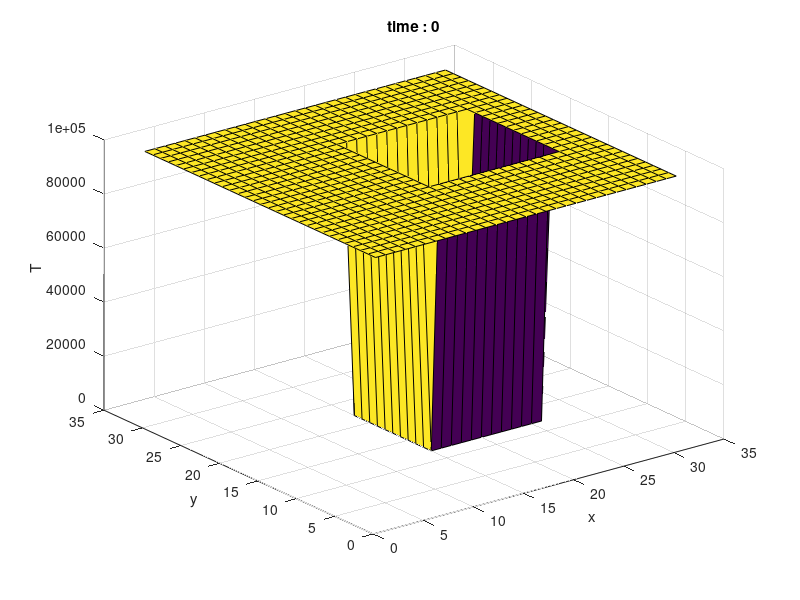

Reproduce this figure in MATLAB. (Note: this script raises an error after producing the figure.)
clc
clear all
close all

N = 30;
dx = 1/N;

% t = 0 les poinst acceptés sont 
%%%%%%%%%%%%%%%%%%%%%%%%%%%%%%%%%%%%%%%%%%%%%%%%%%%%%%%%%%%%%%%%%%%%%%%%%%
%                               EXEMPLES                                 %
%%%%%%%%%%%%%%%%%%%%%%%%%%%%%%%%%%%%%%%%%%%%%%%%%%%%%%%%%%%%%%%%%%%%%%%%%%

ap = zeros(N+1);

% Exemple 1 : exemple de Tim avec falaise et point au milieu
% ap(1,1)= 1; ap(1,2) = 1; ap(2,1) = 1; ap(2,2) = 1;

% Exemple 2 : front au milieu et vitesse négative
 ap(10:20, 15:26) = 1;

% Exemple 3 : 2 fronts au milieu et vitesse positive 
%ap(5:10, 12:16) = 1; ap(15:19,15:19) = 1;

%%%%%%%%%%%%%%%%%%%%%%%%%%%%%%%%%%%%%%%%%%%%%%%%%%%%%%%%%%%%%%%%%%%%%%%%%%

AP = zeros(N+3); 
%AP(2:end-1,2:end-1) = ap; % on applique le mm padding
%AP(9,2:end-1) = 1;
%AP(2:end-1,9) = 1;
AP(2:end-1,2:end-1) = ap; 
%AP(2,2:end-1) = 1; AP(16,15) = 1;
 AP = logical(AP);

t = 0; % décompte du temps 

theta = -ones(size(AP));
theta(AP) = 1;

u = 10^5*ones(size(AP));
u(find(theta == 1)) = 0;

[XX YY] = meshgrid([1:N+1],[1:N+1]); 
surf(XX,flipud(YY),u(2:end-1,2:end-1)); 
xlabel('x')
ylabel('y')
zlabel('T')
title(['time : ' num2str(t)]);
drawnow
pause

while sum(AP(:)) < (N+1)^2
    NB = narrow_gen(theta);
    NB = logical(NB);

    c =  abs(velocity(N));

    NG = zeros(size(NB)); NG(2:end-1,1:end-2) = NB(2:end-1,2:end-1); % les noeuds à gauche;
    ND = zeros(size(NB)); ND(2:end-1,3:end) = NB(2:end-1,2:end-1); % les noeuds à droite;
    NH = zeros(size(NB)); NH(1:end-2,2:end-1) = NB(2:end-1,2:end-1); % les noeuds à en haut;
    Nb = zeros(size(NB)); Nb(3:end,2:end-1) = NB(2:end-1,2:end-1); % les noeuds à bas;

    NG = logical(NG); ND = logical(ND); NH = logical(NH); Nb = logical(Nb);

    TG = u(NG); TD = u(ND); TH = u(NH); Tb = u(Nb);
    Ti = u(NB);
    ci = c(NB);

    for j = 1:length(Ti)
        if (Ti(j) < TG(j) && Ti(j) < TD(j) && Ti(j) < TH(j) && Ti(j) < Tb(j))
            error('erreur résolution de l équation');
        elseif (max(max(Ti(j) - TG(j),Ti(j) - TD(j)),0) == 0)
            if (Ti(j) - TH(j) <= Ti(j) - Tb(j))
                % (Ti-Tb)^2 = ..
                Ti(j) = Tb(j) + (dx/ci(j));
            else 
                % (Ti-TH)^2 = ..
                Ti(j) = TH(j) + (dx/ci(j));
            end
        elseif (max(max(Ti(j) - TH(j),Ti(j) - Tb(j)),0) == 0)
            if (Ti(j) - TG(j) <= Ti(j) - TD(j))
                % (Ti-TD)^2 = ..
                Ti(j) = TD(j) + (dx/ci(j));
            else 
                % (Ti-TD)^2 = ..
                Ti(j) = TG(j) + (dx/ci(j));
            end
        elseif	(Ti(j) - TG(j) <= Ti(j) - TD(j) && Ti(j) - TH(j) <= Ti(j) - Tb(j))
            % (Ti-TD)^2 + (Ti-Tb)^2=..
            delta = (2*TD(j)+2*Tb(j))^2-4*2*(TD(j)^2+Tb(j)^2-(dx/ci(j))^2);
            Ti(j) = 0.5*(TD(j) + Tb(j)) + 0.25*sqrt(delta);
        elseif (Ti(j) - TG(j) < Ti(j) - TD(j) && Ti(j) - TH(j) > Ti(j) - Tb(j))
            % (Ti-TD)^2 + (Ti-TH)^2=..
            delta = (2*TD(j)+2*TH(j))^2-4*2*(TD(j)^2+TH(j)^2-(dx/ci(j))^2);
            Ti(j) = 0.5*(TD(j) + TH(j)) + 0.25*sqrt(delta);
        elseif (Ti(j) - TG(j) > Ti(j) - TD(j) && Ti(j) - TH(j) < Ti(j) - Tb(j))
            % (Ti-TG)^2 + (Ti-Tb)^2=..
            delta = (2*TG(j)+2*Tb(j))^2-4*2*(TG(j)^2+Tb(j)^2-(dx/ci(j))^2);
            Ti(j) = 0.5*(TG(j) + Tb(j)) + 0.25*sqrt(delta);
        elseif (Ti(j) - TG(j) >= Ti(j) - TD(j) && Ti(j) - TH(j) >= Ti(j) - Tb(j))
            % (Ti-TG)^2 + (Ti-TH)^2=..
            delta = (2*TG(j)+2*TH(j))^2-4*2*(TG(j)^2+TH(j)^2-(dx/ci(j))^2);
            Ti(j) = 0.5*(TG(j) + TH(j)) + 0.25*sqrt(delta);
        end
    end

    % trouver le min de Ti 
    m = min(Ti); 
    NA = find(Ti == m);

    Ti(~NA) = 10^5;
    u(NB) = Ti;
    
    % mise à jour des ts theta : 
    accept = zeros(length(u(NB)),1); accept(NA) = 1;
	AP(NB) = accept;
	AP = logical(AP);
    theta(AP) = 1;

    t = t + m;

    %% function plot 

    [XX YY] = meshgrid([1:N+1],[1:N+1]); 
    surf(XX,flipud(YY),u(2:end-1,2:end-1)); 
    xlabel('x')
    ylabel('y')
    zlabel('T')
    title(['time : ' num2str(t)]);
    drawnow
    %pause

end